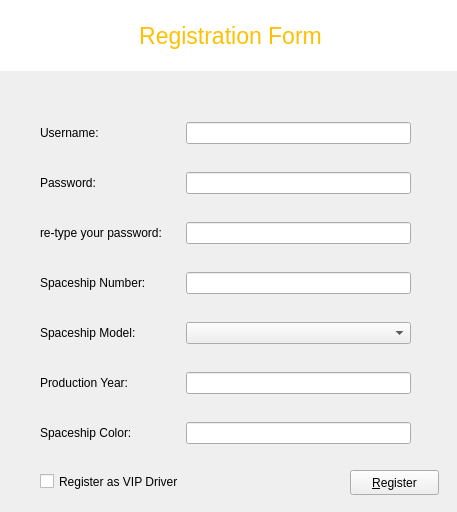
<?xml version="1.0" encoding="UTF-8"?>
<ui version="4.0">
 <class>registrationForm</class>
 <widget class="QWidget" name="registrationForm">
  <property name="enabled">
   <bool>true</bool>
  </property>
  <property name="geometry">
   <rect>
    <x>0</x>
    <y>0</y>
    <width>457</width>
    <height>512</height>
   </rect>
  </property>
  <property name="windowTitle">
   <string>Form</string>
  </property>
  <widget class="QLabel" name="label">
   <property name="geometry">
    <rect>
     <x>0</x>
     <y>0</y>
     <width>461</width>
     <height>71</height>
    </rect>
   </property>
   <property name="font">
    <font>
     <pointsize>17</pointsize>
    </font>
   </property>
   <property name="styleSheet">
    <string notr="true">background-color: white;
color:rgb(254, 192, 5);</string>
   </property>
   <property name="text">
    <string>Registration Form</string>
   </property>
   <property name="alignment">
    <set>Qt::AlignCenter</set>
   </property>
  </widget>
  <widget class="QCheckBox" name="VIPCheck">
   <property name="geometry">
    <rect>
     <x>40</x>
     <y>470</y>
     <width>171</width>
     <height>23</height>
    </rect>
   </property>
   <property name="text">
    <string>Register as VIP Driver</string>
   </property>
  </widget>
  <widget class="QPushButton" name="pushButton">
   <property name="enabled">
    <bool>true</bool>
   </property>
   <property name="geometry">
    <rect>
     <x>350</x>
     <y>470</y>
     <width>89</width>
     <height>25</height>
    </rect>
   </property>
   <property name="text">
    <string>&amp;Register</string>
   </property>
  </widget>
  <widget class="QLabel" name="errlbl">
   <property name="geometry">
    <rect>
     <x>40</x>
     <y>90</y>
     <width>371</width>
     <height>17</height>
    </rect>
   </property>
   <property name="styleSheet">
    <string notr="true">color:red;</string>
   </property>
   <property name="text">
    <string/>
   </property>
   <property name="alignment">
    <set>Qt::AlignLeading|Qt::AlignLeft|Qt::AlignVCenter</set>
   </property>
  </widget>
  <widget class="QWidget" name="">
   <property name="geometry">
    <rect>
     <x>40</x>
     <y>100</y>
     <width>371</width>
     <height>371</height>
    </rect>
   </property>
   <layout class="QGridLayout" name="gridLayout">
    <item row="3" column="0" colspan="2">
     <widget class="QLabel" name="label_5">
      <property name="text">
       <string>Spaceship Number:</string>
      </property>
     </widget>
    </item>
    <item row="1" column="0">
     <widget class="QLabel" name="label_3">
      <property name="text">
       <string>Password:</string>
      </property>
     </widget>
    </item>
    <item row="5" column="0" colspan="3">
     <widget class="QLabel" name="label_7">
      <property name="text">
       <string>Production Year:</string>
      </property>
     </widget>
    </item>
    <item row="4" column="0" colspan="2">
     <widget class="QLabel" name="label_6">
      <property name="text">
       <string>Spaceship Model:</string>
      </property>
     </widget>
    </item>
    <item row="0" column="0">
     <widget class="QLabel" name="label_2">
      <property name="text">
       <string>Username:</string>
      </property>
     </widget>
    </item>
    <item row="6" column="0" colspan="4">
     <widget class="QLabel" name="label_8">
      <property name="text">
       <string>Spaceship Color:</string>
      </property>
     </widget>
    </item>
    <item row="2" column="0">
     <widget class="QLabel" name="label_4">
      <property name="text">
       <string>re-type your password:</string>
      </property>
     </widget>
    </item>
    <item row="0" column="4">
     <widget class="QLineEdit" name="usernameTxt"/>
    </item>
    <item row="1" column="4">
     <widget class="QLineEdit" name="passwordTxt"/>
    </item>
    <item row="2" column="4">
     <widget class="QLineEdit" name="retypeTxt"/>
    </item>
    <item row="3" column="4">
     <widget class="QLineEdit" name="numberTxt">
      <property name="text">
       <string/>
      </property>
     </widget>
    </item>
    <item row="4" column="4">
     <widget class="QComboBox" name="models"/>
    </item>
    <item row="5" column="4">
     <widget class="QLineEdit" name="yearTxt">
      <property name="text">
       <string/>
      </property>
     </widget>
    </item>
    <item row="6" column="4">
     <widget class="QLineEdit" name="colortxt">
      <property name="text">
       <string/>
      </property>
     </widget>
    </item>
   </layout>
  </widget>
  <zorder>models</zorder>
  <zorder>label</zorder>
  <zorder>label_2</zorder>
  <zorder>usernameTxt</zorder>
  <zorder>usernameTxt</zorder>
  <zorder>passwordTxt</zorder>
  <zorder>label_3</zorder>
  <zorder>retypeTxt</zorder>
  <zorder>label_4</zorder>
  <zorder>numberTxt</zorder>
  <zorder>label_5</zorder>
  <zorder>label_6</zorder>
  <zorder>yearTxt</zorder>
  <zorder>label_7</zorder>
  <zorder>label_8</zorder>
  <zorder>lineEdit_6</zorder>
  <zorder>checkBox</zorder>
  <zorder>VIPCheck</zorder>
  <zorder>pushButton</zorder>
  <zorder>errlbl</zorder>
 </widget>
 <resources/>
 <connections/>
</ui>
